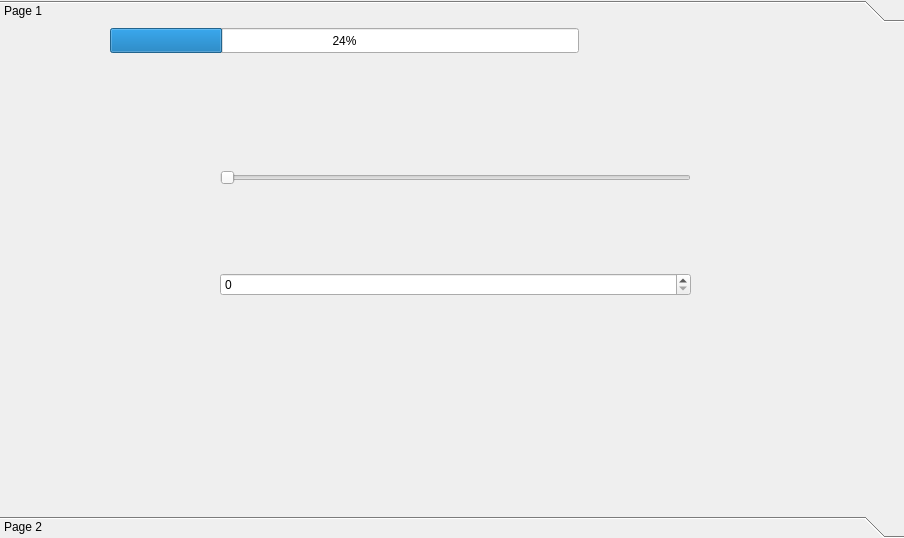
<?xml version="1.0" encoding="UTF-8"?>
<ui version="4.0">
 <class>Progress</class>
 <widget class="QToolBox" name="Progress">
  <property name="geometry">
   <rect>
    <x>0</x>
    <y>0</y>
    <width>904</width>
    <height>538</height>
   </rect>
  </property>
  <property name="windowTitle">
   <string>ToolBox</string>
  </property>
  <property name="currentIndex">
   <number>0</number>
  </property>
  <widget class="QWidget" name="page">
   <property name="geometry">
    <rect>
     <x>0</x>
     <y>0</y>
     <width>904</width>
     <height>476</height>
    </rect>
   </property>
   <attribute name="label">
    <string>Page 1</string>
   </attribute>
   <widget class="QProgressBar" name="progressBar">
    <property name="geometry">
     <rect>
      <x>110</x>
      <y>0</y>
      <width>469</width>
      <height>25</height>
     </rect>
    </property>
    <property name="value">
     <number>24</number>
    </property>
   </widget>
   <widget class="QWidget" name="">
    <property name="geometry">
     <rect>
      <x>220</x>
      <y>60</y>
      <width>471</width>
      <height>291</height>
     </rect>
    </property>
    <layout class="QVBoxLayout" name="verticalLayout">
     <item>
      <widget class="QSlider" name="horizontalSlider">
       <property name="orientation">
        <enum>Qt::Horizontal</enum>
       </property>
      </widget>
     </item>
     <item>
      <widget class="QSpinBox" name="spinBox"/>
     </item>
    </layout>
   </widget>
  </widget>
  <widget class="QWidget" name="page">
   <property name="geometry">
    <rect>
     <x>0</x>
     <y>0</y>
     <width>904</width>
     <height>476</height>
    </rect>
   </property>
   <attribute name="label">
    <string>Page 2</string>
   </attribute>
  </widget>
 </widget>
 <tabstops>
  <tabstop>spinBox</tabstop>
  <tabstop>horizontalSlider</tabstop>
 </tabstops>
 <resources/>
 <connections>
  <connection>
   <sender>horizontalSlider</sender>
   <signal>valueChanged(int)</signal>
   <receiver>spinBox</receiver>
   <slot>setValue(int)</slot>
   <hints>
    <hint type="sourcelabel">
     <x>515</x>
     <y>232</y>
    </hint>
    <hint type="destinationlabel">
     <x>576</x>
     <y>315</y>
    </hint>
   </hints>
  </connection>
  <connection>
   <sender>horizontalSlider</sender>
   <signal>valueChanged(int)</signal>
   <receiver>progressBar</receiver>
   <slot>setValue(int)</slot>
   <hints>
    <hint type="sourcelabel">
     <x>404</x>
     <y>230</y>
    </hint>
    <hint type="destinationlabel">
     <x>421</x>
     <y>151</y>
    </hint>
   </hints>
  </connection>
  <connection>
   <sender>spinBox</sender>
   <signal>valueChanged(int)</signal>
   <receiver>progressBar</receiver>
   <slot>setValue(int)</slot>
   <hints>
    <hint type="sourcelabel">
     <x>309</x>
     <y>306</y>
    </hint>
    <hint type="destinationlabel">
     <x>333</x>
     <y>159</y>
    </hint>
   </hints>
  </connection>
  <connection>
   <sender>horizontalSlider</sender>
   <signal>valueChanged(int)</signal>
   <receiver>spinBox</receiver>
   <slot>setValue(int)</slot>
   <hints>
    <hint type="sourcelabel">
     <x>465</x>
     <y>230</y>
    </hint>
    <hint type="destinationlabel">
     <x>536</x>
     <y>315</y>
    </hint>
   </hints>
  </connection>
  <connection>
   <sender>spinBox</sender>
   <signal>valueChanged(int)</signal>
   <receiver>horizontalSlider</receiver>
   <slot>setValue(int)</slot>
   <hints>
    <hint type="sourcelabel">
     <x>631</x>
     <y>311</y>
    </hint>
    <hint type="destinationlabel">
     <x>641</x>
     <y>221</y>
    </hint>
   </hints>
  </connection>
  <connection>
   <sender>spinBox</sender>
   <signal>valueChanged(int)</signal>
   <receiver>progressBar</receiver>
   <slot>setValue(int)</slot>
   <hints>
    <hint type="sourcelabel">
     <x>675</x>
     <y>314</y>
    </hint>
    <hint type="destinationlabel">
     <x>669</x>
     <y>154</y>
    </hint>
   </hints>
  </connection>
 </connections>
</ui>
